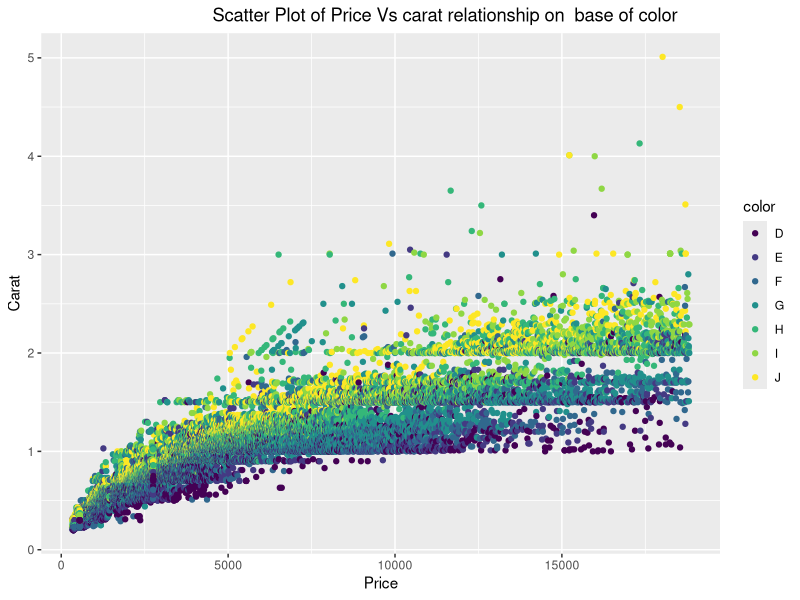

Write R code to recreate this figure.
library(ggplot2)
ggplot(diamonds, aes(x=diamonds$price ,y=diamonds$carat, color=color)) + geom_point() + ggtitle("Scatter Plot of Price Vs carat relationship on  base of color") + xlab("Price") + ylab("Carat") + theme(plot.title = element_text(hjust = 0.8))
